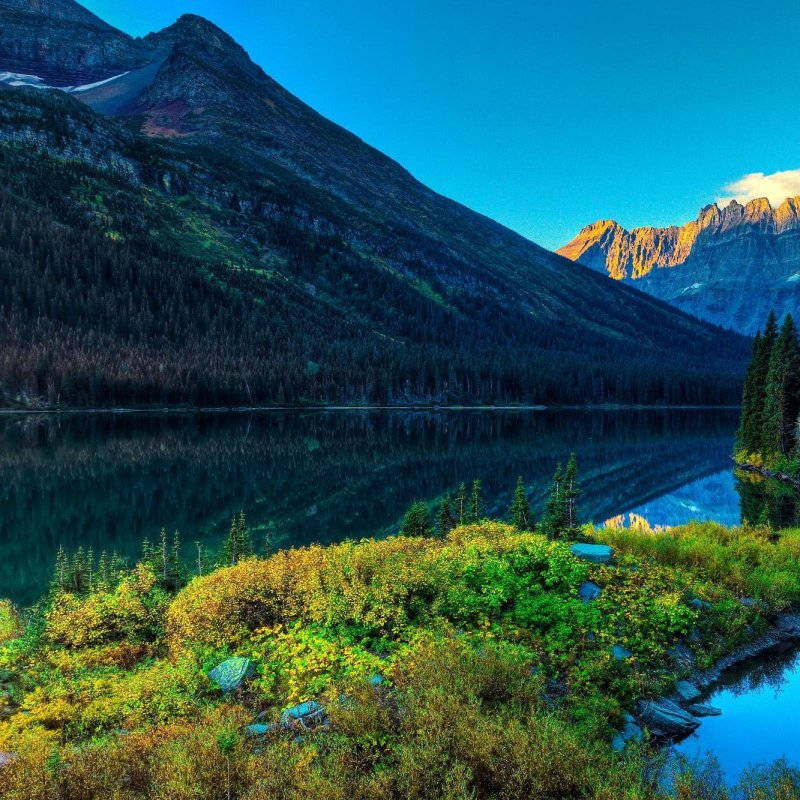
#> input picture 02-ComputerVision/OpenCV_Labs/img/Landscape1.jpg, 800 x 800 px, given in place of Landscape1R.jpg, which was not available
$ python 'L8 Panoramic 2 images_crop.py'
#> lines starting #> are read from the running program, lines starting #| are printed output that depends on the picture; after the words box and inside, x2 and y2 are one past the last pixel; in counts of white or black regions, pixels touching at a corner belong together; pictures that were not available may be replaced by others from this repository, and a replacement may not be noted
import cv2
import numpy as np

# Load two images
img1 = cv2.imread("Landscape1R.jpg")  # First image (left)
#> img1 is the input picture: shape (800, 800, 3); mean B, G, R 87.6, 84.4, 34.4
img2 = cv2.imread("Landscape2.jpg")  # Second image (right)
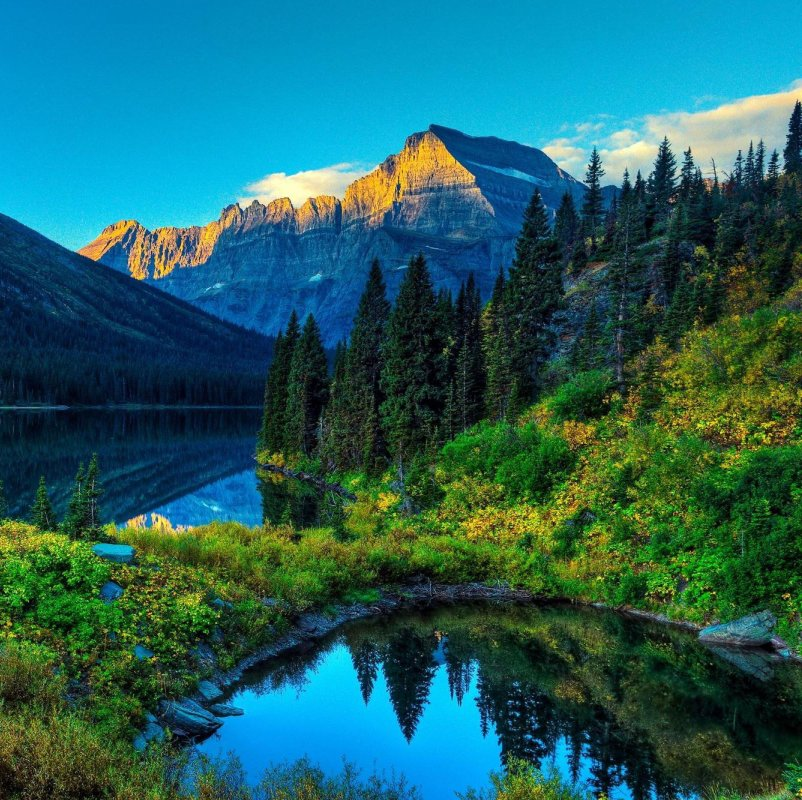
#> input picture 02-ComputerVision/OpenCV_Labs/img/Landscape2.jpg, 802 x 800 px, found by its file name
#> img2 is the input picture: shape (800, 802, 3); mean B, G, R 97.9, 97, 34

if img1 is None or img2 is None:
    print("Error loading images")
    exit()

if img1 is None or img2 is None:
    print("Error loading images")
    exit()

# Step 1: Detect features using SIFT
sift = cv2.SIFT_create()
keypoints1, descriptors1 = sift.detectAndCompute(img1, None)
#> keypoints1 = 4005 keypoints; strongest (x, y, size): (281, 626, 2.1), (620, 246, 2.1), (618, 614, 2), (635, 519, 2.2)
keypoints2, descriptors2 = sift.detectAndCompute(img2, None)
#> keypoints2 = 5115 keypoints; strongest (x, y, size): (653, 178, 2.2), (591, 164, 2.1), (140, 614, 2), (626, 174, 2.9)

# Step 2: Match features using BFMatcher
bf = cv2.BFMatcher(cv2.NORM_L2)
matches = bf.knnMatch(descriptors1, descriptors2, k=2)
#> matches = 4005 matches

# Step 3: Apply Lowe's ratio test
good_matches = [m for m, n in matches if m.distance < 0.3 * n.distance]
#> good_matches = 865 matches

# Step 4: Extract matched points
pts1 = np.float32([keypoints1[m.queryIdx].pt for m in good_matches])
#> pts1 = 865 pairs, first value 485.4 to 790.9, second value 171.8 to 795.7
pts2 = np.float32([keypoints2[m.trainIdx].pt for m in good_matches])
#> pts2 = 865 pairs, first value 7.42 to 312.9, second value 171.8 to 795.6

# Step 5: Compute homography
H, _ = cv2.findHomography(pts2, pts1, cv2.RANSAC)
#> H = [[1, 1.99e-05, 478], [-3.84e-05, 1, -0.013], [-3.88e-08, 3.71e-08, 1]]

# Step 6: Warp the second image to align with the first
height, width = img1.shape[:2]
#> height = 800; width = 800
aligned_img = cv2.warpPerspective(img2, H, (width, height))
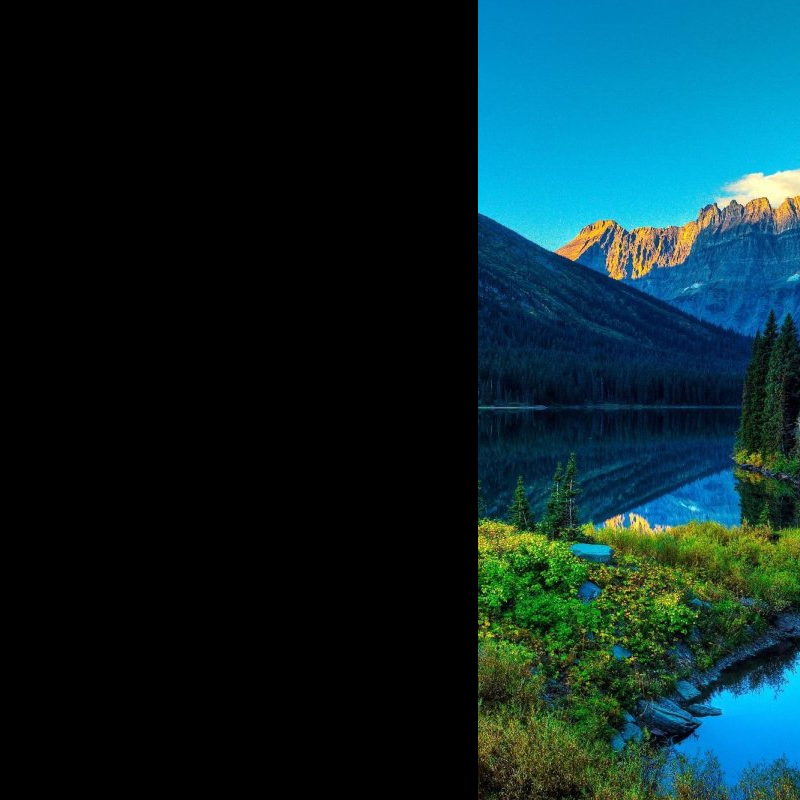
#> aligned_img: shape (800, 800, 3); mean B, G, R 44.9, 40.1, 11.2

# Step 7: Create the panorama canvas
panorama = cv2.warpPerspective(img2, H, (width * 2, height))
panorama[0:height, 0:width] = img1  # Place the first image
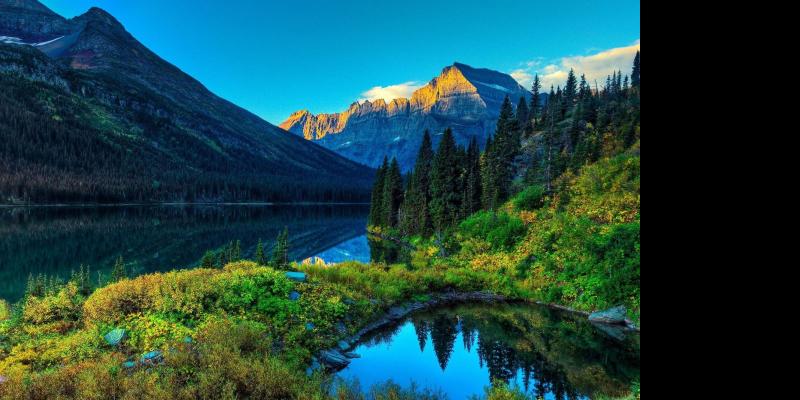
#> panorama: shape (800, 1600, 3) (shown at 1/2 size); mean B, G, R 70.4, 70.8, 28.6

# Step 8: Crop the black areas from the panorama
gray_panorama = cv2.cvtColor(panorama, cv2.COLOR_BGR2GRAY)  # Convert to grayscale
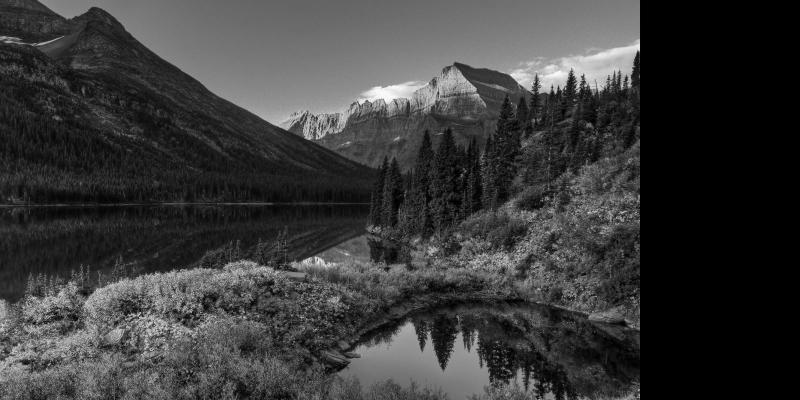
#> gray_panorama: shape (800, 1600) (shown at 1/2 size); min 0, max 251, mean 58.1
_, thresh = cv2.threshold(gray_panorama, 1, 255, cv2.THRESH_BINARY)  # Threshold to create a binary mask
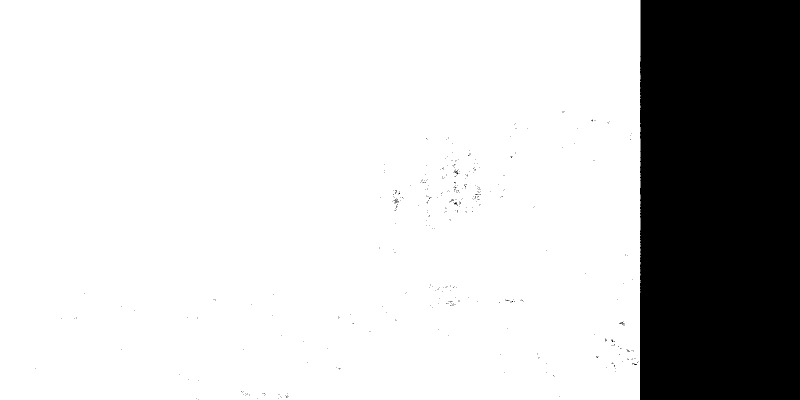
#> thresh: shape (800, 1600) (shown at 1/2 size); 80% white; 398 black regions (395 under 20 px), largest, box (x1, y1, x2, y2) and area: (1280, 0, 1600, 800) 255646, (907, 342, 917, 349) 25, (1238, 643, 1249, 650) 22
coords = cv2.findNonZero(thresh)  # Find all non-zero points
#> coords = contour of 1023570 points, box (x1, y1, x2, y2) (0, 0, 1281, 800), area 177
x, y, w, h = cv2.boundingRect(coords)  # Find the bounding box
#> x = 0; y = 0; w = 1281; h = 800
cropped_panorama = panorama[y:y+h, x:x+w]  # Crop the image
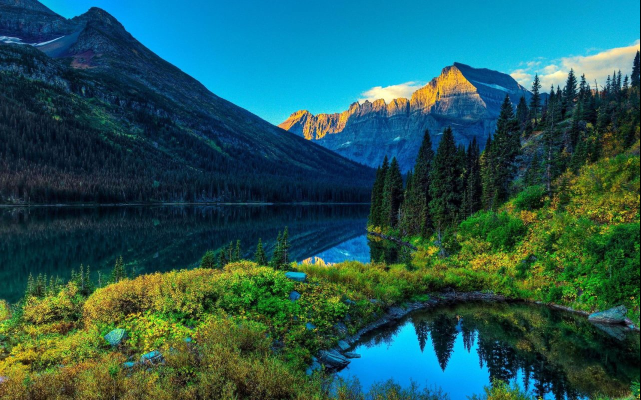
#> cropped_panorama: shape (800, 1281, 3) (shown at 1/2 size); mean B, G, R 87.9, 88.4, 35.8

# Step 9: Visualize matched points
matched_points_img = cv2.drawMatches(
    img1, keypoints1, img2, keypoints2, good_matches, None, flags=cv2.DrawMatchesFlags_NOT_DRAW_SINGLE_POINTS
)

# Step 10: Display the results
cv2.imshow("Input Images (Side by Side)", cv2.hconcat([img1, img2]))
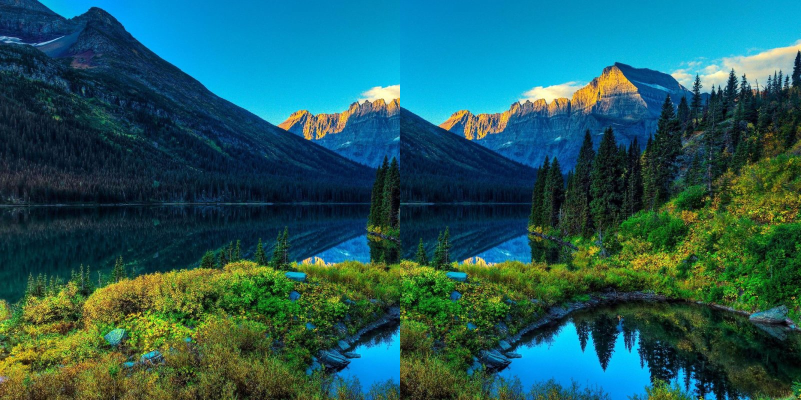
#> window 'Input Images (Side by Side)': shape (800, 1602, 3) (shown at 1/2 size); mean B, G, R 92.7, 90.7, 34.2
cv2.imshow("Matched Points", matched_points_img)
cv2.imshow("Aligned Image", aligned_img)
cv2.imshow("Panorama", panorama)
cv2.imshow("Cropped Panorama", cropped_panorama)

# Save the cropped panorama
# cv2.imwrite("cropped_panorama.jpg", cropped_panorama)

cv2.waitKey(0)
cv2.destroyAllWindows()
